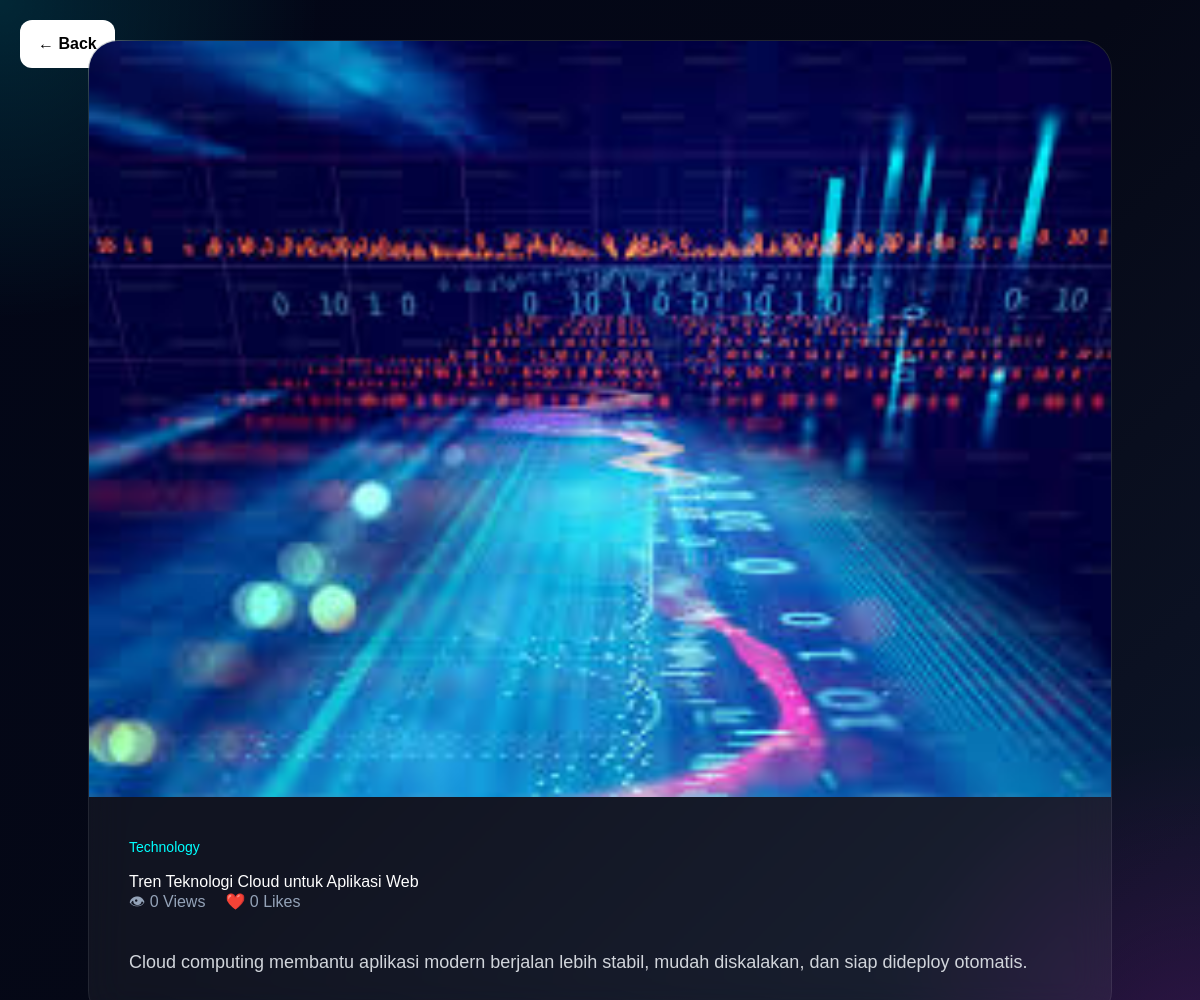
The page /dynamic-app/berita.php?id=2 on the database its author committed.
### tables this page shows
CREATE TABLE IF NOT EXISTS berita (
    id INT AUTO_INCREMENT PRIMARY KEY,
    judul VARCHAR(255) NOT NULL,
    isi TEXT NOT NULL,
    gambar VARCHAR(255) DEFAULT NULL,
    kategori VARCHAR(100) NOT NULL DEFAULT 'Technology',
    views INT NOT NULL DEFAULT 0,
    likes INT NOT NULL DEFAULT 0,
    created_at TIMESTAMP DEFAULT CURRENT_TIMESTAMP
);

### dynamic-app/berita.php (the view, shortened to what this page needs)
<?php
include 'config/koneksi.php';
$id = $_GET['id'];
mysqli_query($conn,"
UPDATE berita
SET views = views + 1
WHERE id='$id'
");
$query = mysqli_query($conn,"
SELECT * FROM berita
WHERE id='$id'
");
$data = mysqli_fetch_array($query);
?>
<!DOCTYPE html>
<html lang="en">
<head>
<script src="https://cdn.tailwindcss.com"></script>
</head>
<body>
<a href="index.php" class="back">
← Back
</a>
<div class="container">
<img
src="assets/uploads/<?php echo $data['gambar']; ?>"
>
<div class="content">
<div class="category">
<?php echo $data['kategori']; ?>
</div>
<h1>
<?php echo $data['judul']; ?>
</h1>
<div class="meta">
<span>
👁 <?php echo $data['views']; ?> Views
</span>
<span>
❤️ <?php echo $data['likes']; ?> Likes
</span>
</div>
<div class="text">
<?php echo nl2br($data['isi']); ?>
</div>
</div>
</div>
</body>
</html>

### dynamic-app/berita.php (style rules this page uses)
body { background: radial-gradient(circle at top left,#00ffff22,transparent 20%), radial-gradient(circle at bottom right,#ff00ff22,transparent 20%), linear-gradient(135deg,#020617,#050816,#0f172a); color:white; font-family:Arial; padding:40px; }
.container { max-width:1000px; margin:auto; background:rgba(255,255,255,0.05); backdrop-filter:blur(20px); border:1px solid rgba(255,255,255,0.08); border-radius:30px; overflow:hidden; }
img { width:100%; height:500px; object-fit:cover; }
.content { padding:40px; }
.category { color:cyan; margin-bottom:15px; font-size:14px; }
h1 { font-size:52px; margin-bottom:20px; line-height:1.1; }
.meta { display:flex; gap:20px; color:#94a3b8; margin-bottom:30px; }
.text { line-height:2; color:#d1d5db; font-size:18px; }
.back { position:fixed; top:20px; left:20px; background:white; color:black; padding:12px 18px; border-radius:12px; text-decoration:none; font-weight:bold; }

### rows shown on the page
berita: gambar (picture), kategori "Technology", judul "Tren Teknologi Cloud untuk Aplikasi Web", views "0", likes "0", isi "Cloud computing membantu aplikasi modern berjalan lebih stabil, mudah diskalakan, dan siap dideploy otomatis."
